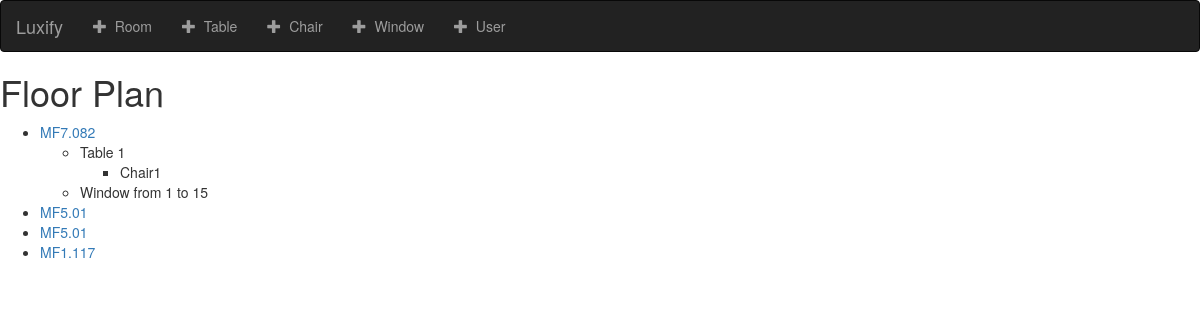
/floorPlan/creator/, run on the app's committed database.
### floorPlan/models.py (models this page shows, shortened)
class Room(models.Model):
    code = models.CharField(max_length=10)
    x_length = models.CharField(max_length=5)
    y_length = models.CharField(max_length=5)
    def __str__(self):
        return self.code

class Table(models.Model):
    room = models.ForeignKey(Room, on_delete=models.CASCADE)
    number = models.CharField(max_length=5)
    x_pos = models.CharField(max_length=5)
    y_pos = models.CharField(max_length=5)
    x_size = models.CharField(max_length=5)
    y_size = models.CharField(max_length=5)
    def __str__(self):
        return 'Table ' + self.number

class Chair(models.Model):
    table = models.ForeignKey(Table, on_delete=models.CASCADE)
    number = models.CharField(max_length=2)
    position = models.CharField(max_length=3)
    occupied = models.BooleanField(default=False)
    def __str__(self):
        return 'Chair' + self.number

class Window(models.Model):
    room = models.ForeignKey(Room, on_delete=models.CASCADE)
    start_pos = models.CharField(max_length=3)
    end_pos = models.CharField(max_length=3)
    def __str__(self):
        return 'Window from '+self.start_pos + ' to '+self.end_pos

### floorPlan/views.py (the view)
# urls.py: re_path(r'creator/$', views.sandbox, name='sandbox'),
def sandbox(request):
    all_rooms = Room.objects.all()
    template = loader.get_template('floorPlan/floorPlan.html')
    context = {
        'all_rooms': all_rooms,
    }
    return HttpResponse(template.render(context, request))

### floorPlan/templates/floorPlan/floorPlan.html
{% extends 'floorPlan/base.html' %}
{% block body %}
<h1>Floor Plan</h1>
<ul>
   {% for room in all_rooms %}
        <li>
            <a href="{% url 'floorPlan:room-detail' room.id %}">
                {{ room }}
            </a>
            <ul>
               {% for table in room.table_set.all %}
                    <li>
                        {{ table }}
                        <ul>
                            {% for chair in table.chair_set.all %}
                                <li>
                                    {{ chair }}
                                </li>
                            {% endfor %}
                        </ul>
                        </li>
                {% endfor %}
                {% for window in room.window_set.all %}
                    <li>
                        {{ window }}
                    </li>
                {% endfor %}
            </ul>
        </li>
    {% endfor %}
</ul>
{% endblock %}

### data on the page
Room: code "MF7.082"
Table: number "Table 1"
Chair: number "Chair1"
Window: start_pos+end_pos "Window from 1 to 15"
Room: code "MF5.01"
Room: code "MF5.01"
Room: code "MF1.117"
